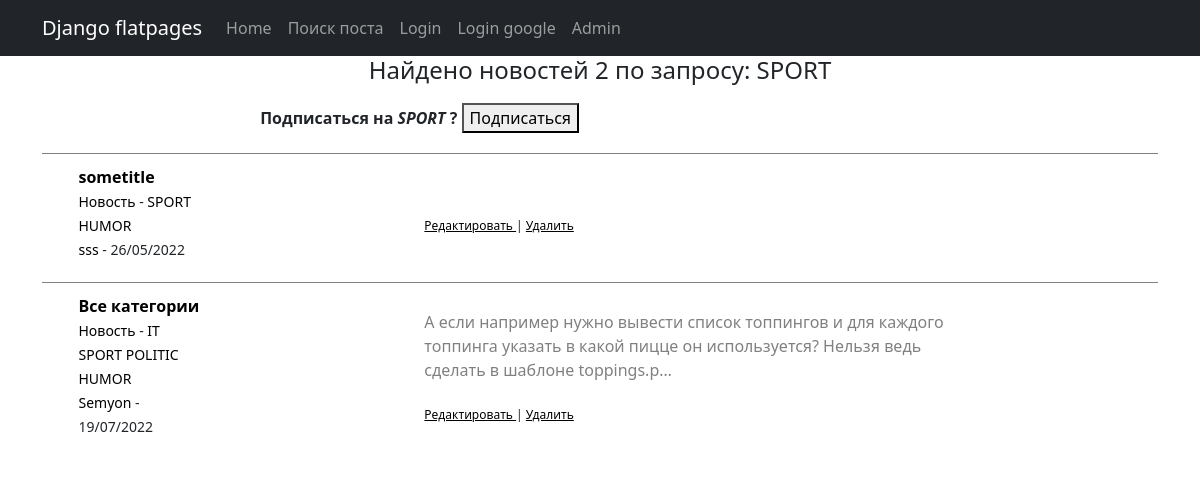
The page /news/category/2 on the database as committed earlier.
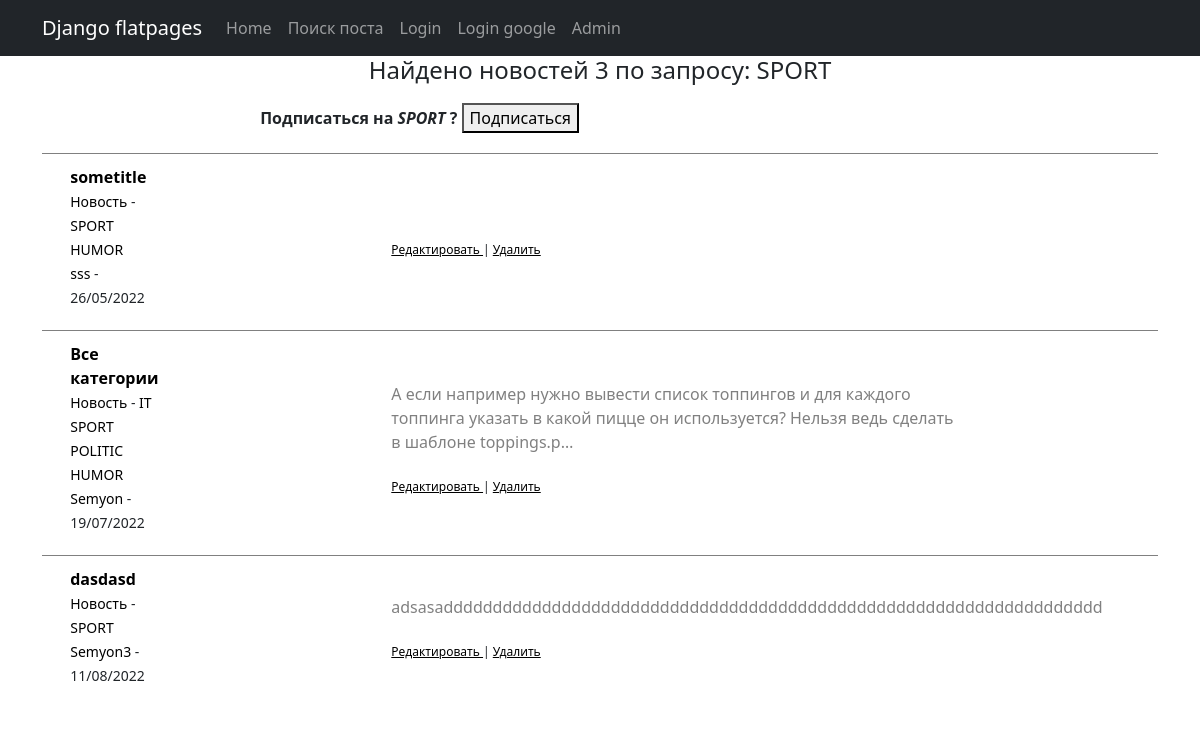
The same page on the database as committed later.
### news/models.py (models this page shows, shortened)
class Post(models.Model):
    author = models.ForeignKey(Author, on_delete=models.CASCADE)
    NEWS = 'NW'
    ARTICLE = 'AR'
    CAT_CHOICES = (
        (NEWS, 'Новость'),
        (ARTICLE, 'Статья'),
    )
    type = models.CharField(max_length=2, choices=CAT_CHOICES, default=ARTICLE)
    date = models.DateTimeField(auto_now_add=True)
    category = models.ManyToManyField(Category, through='PostCategory')
    text = models.TextField(default='')
    title = models.CharField(max_length=255)
    rating = models.SmallIntegerField(default=0)

class Category(models.Model):
    name = models.CharField(max_length=255, unique=True)
    subscribers = models.ManyToManyField(User, through='CatSub', blank=True)
    def __str__(self):
        return f'{self.name}'

class Author(models.Model):
    username = models.OneToOneField(User, on_delete=models.CASCADE)
    rating = models.SmallIntegerField(default=0)

### news/views.py (the view)
# urls.py: path('category/<int:pk>', PostCategory.as_view(), name='post_category'),
class PostCategory(ListView):
    model = Post
    ordering = ['-date']
    template_name = 'subcat/filtered.html'
    context_object_name = 'news'
    paginate_by = 6
    def get_queryset(self):
        self.id = resolve(self.request.path_info).kwargs['pk']
        queryset = Post.objects.filter(category=Category.objects.get(id=self.id))
        return queryset
    def get_context_data(self, **kwargs):
        context = super().get_context_data(**kwargs)
        context['filter'] = PostFilter(
            self.request.GET, queryset=self.get_queryset())
        context['name'] = Category.objects.get(id=self.id)
        return context

### news/templatetags/custom_filters.py (called while the page is built)
@register.filter(name='censor') # регистрируем наш фильтр под именем Censor, чтоб django понимал, что это именно фильтр, а не простая функция
def Censor(value): # первый аргумент здесь это то значение, к которому надо применить фильтр, второй аргумент — это аргумент фильтра, т. е. примерно следующее будет в шаблоне value|Censor
    STRONG_WORDS = ["php", "редиска"]
    if not isinstance(value, str):
        raise ValueError('Нельзя цензурировать не строку')
    for word in STRONG_WORDS:
        value = value.replace(word[1:], '*' * (len(word)-1))
    return value

### templates/subcat/filtered.html (shortened to what this page needs)
{% extends 'flatpages/default.html' %}
{% load custom_tags %}
{% load custom_filters %}
{% block content %}
<h4>
    Найдено новостей {{filter.qs|length}} по запросу:
    <span> {{ name }} </span>
</h4>
{% if name.id %}
<div class="new2">
  <strong>
    Подписаться на
    <em> {{ name }} </em>?
  </strong>
  <a href="{% url 'subscr_category' name.id %}">
    <button>
      Подписаться
    </button>
  </a>
</div>
{% endif %}
<table>
    {% for new in news %}
    <tr>
        <td class="top">
            <div class="news">
                <strong class="str">
                    <a href="{% url 'new' new.id %}"> {{ new.title|censor }} </a>
                </strong>
                <div class="str">
                    <small>
                        <a href="#"> {{ new.get_type_display }} </a> -
                        {% for category in new.category.all %}
                            <a href="{% url 'post_category' category.id %}"> {{ category }} </a>
                        {% endfor %}
                    </small>
                </div>
                <div class="str">
                    <small>
                        <a href="#"> {{ new.author.username }} </a> - {{ new.date|date:'d/m/Y' }}
                    </small>
                </div>
            </div>
        </td>
        <td class="top">
            <div class="news">
                <div class="grey">
                    {{ new.text|truncatechars:150 }}
                </div>
                <p>
                <div class="str">
                <sub>
                    {% if new.type == 'NEWS' %}
                        <a href="{% url 'new_update' new.id %}"><u> Редактировать </u></a>
                        |
                        <a href="{% url 'new_delete' new.id %}"><u> Удалить </u></a>
                    {% else %}
                        <a href="{% url 'article_update' new.id %}"><u> Редактировать </u></a>
                        |
                        <a href="{% url 'article_delete' new.id %}"><u> Удалить </u></a>
                    {% endif %}
                </sub>
                </div>
            </div>
        </td>
    </tr>
    {% endfor %}
</table>
{% endblock content %}

Rows that differ between the two databases and show on the page:
added Post: title|censor "dasdasd", type "Новость", author.username "Semyon3", date "11/08/2022", text "adsasaddddddddddddddddddddddddddddddddddddddddddddddddddddddddddddddddddd", shows "Редактировать", Category (name "SPORT")
Other text that changed with them:
{{ filter.qs|length }}: "2" → "3"
